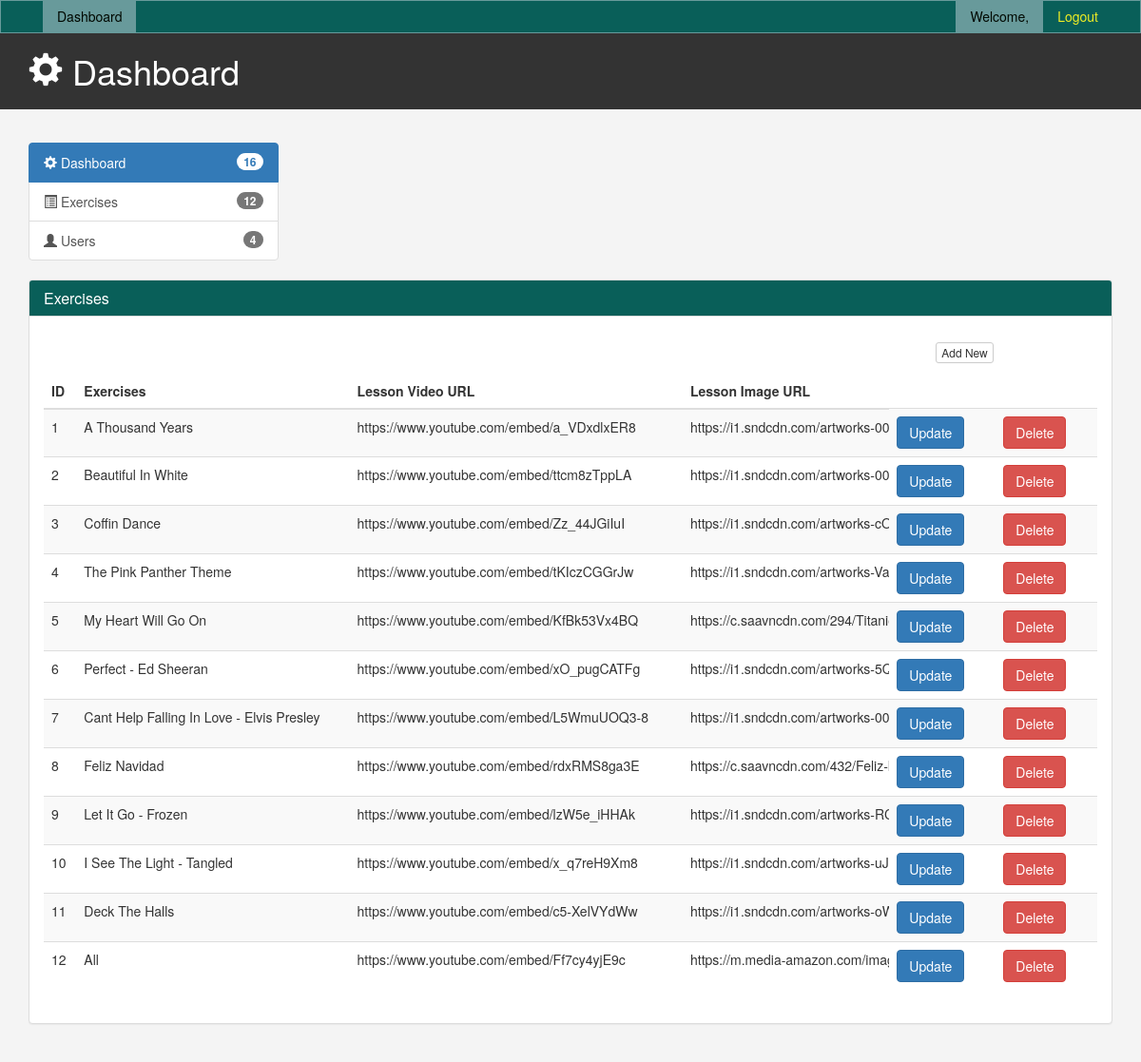
The page /cms/exercises.php on the database as committed earlier.
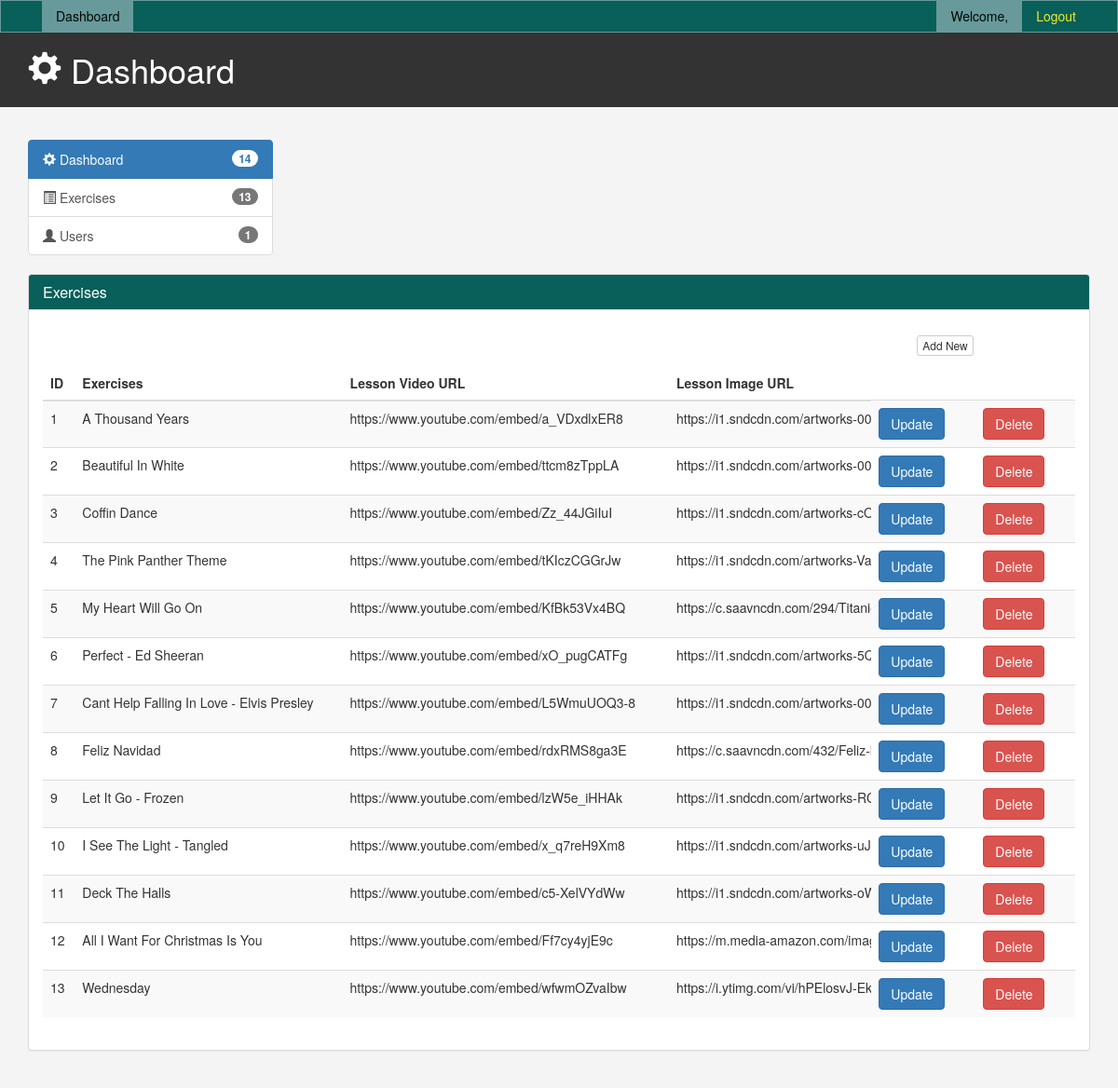
The same page on the database as committed later.
### tables this page shows
CREATE TABLE `lesson_db` (
  `lesson_id` int(100) NOT NULL,
  `lesson_name` varchar(200) NOT NULL,
  `lesson_url` varchar(200) NOT NULL,
  `lesson_img` varchar(200) NOT NULL
);

### cms/inc/count.php (called while the page is built)
<?php
    include '../config.php';
    $count_user = mysqli_query($conn,"SELECT id from `user_form` ORDER BY id");
    $num_user = mysqli_num_rows($count_user);
    $count_ex = mysqli_query($conn,"SELECT lesson_id from `lesson_db` ORDER BY lesson_id");
    $num_ex = mysqli_num_rows($count_ex);
?>

### cms/exercises.php (the view, shortened to what this page needs)
<?php
include '../config.php';
include('inc/header.php');
$sql = "SELECT * FROM lesson_db";
$all_song = $conn->query($sql);
?>
<link href="./css/cms.css" rel="stylesheet" type="text/css">
</head>
<body>
<?php
include "menus.php";
?>
<header id="header">
	<div class="container">
		<div class="row">
			<div class="col-md-10">
				<h1><span class="glyphicon glyphicon-cog" aria-hidden="true"></span> Dashboard</h1>
			</div>
			<br>
		</div>
	</div>
</header>
<br>
<section id="main">
	<div class="container">
		<div class="row">
			<?php include "left_menus.php"; ?>
			<div class="col-md-12">
				<div class="panel panel-default">
					<div class="panel-heading"style="background-color:  #095f59;">
						<h3 class="panel-title" style="color: white;">Exercises</h3>
					</div>
					<div class="panel-body">
						<div class="panel-heading">
							<div class="row">
								<div class="col-md-10">
								</div>
								<div class="col-md-2">
									<a href="add_ex.php" class="btn btn-default btn-xs">Add New</a>
								</div>
							</div>
						</div>
						<table class="table table-striped">
							<thead>
								<tr>
									<th>ID</th>
									<th>Exercises</th>
									<th>Lesson Video URL</th>
									<th>Lesson Image URL </th>
								</tr>
							</thead>
							<tbody>
								<?php
									while ($row = mysqli_fetch_assoc($all_song)){
								?>
									<?php
										echo "
											<tr>
												<td><div id='id'>".$row['lesson_id']."</div></td>
												<td><div id='username'>".$row['lesson_name']."</div></td>
												<td><div id='video'>".$row['lesson_url']."</div></td>
												<td style='max-width: 200px; overflow: hidden; text-overflow: ellipsis; white-space: nowrap;'><div id='img'>".$row['lesson_img']."</div></td>
												<td><button class='btn btn-primary'><a href='update_ex.php?update=".$row['lesson_id']."' style='color:white; text-decoration:none;'>Update</a></button><td>
												<td><button class='btn btn-danger'><a href='delete_ex.php?delete=".$row['lesson_id']."' style='color:white; text-decoration:none;'>Delete</a><td>
											</tr>
										";
									?>
								<?php
										}
								?>
							</tbody>
						</table>
					</div>
				</div>
			</div>
		</div>
	</div>
</section>
</body>
 <?php include('inc/footer.php');?>

### cms/left_menus.php
<?php
	include './inc/count.php';
?>
<div class="col-md-3">
	<div class="list-group">
		<a href="admin.php" class="list-group-item active main-color-bg"><span class="glyphicon glyphicon-cog" aria-hidden="true"></span>
		Dashboard <span class="badge"><?php echo $num_ex + $num_user; ?></span>
		</a>
		<a href="exercises.php" class="list-group-item"><span class="glyphicon glyphicon-list-alt" aria-hidden="true"></span> Exercises<span class="badge"><?php echo $num_ex?></span></a>
		<a href="users.php" class="list-group-item"><span class="glyphicon glyphicon-user" aria-hidden="true"></span> Users <span class="badge"><?php echo $num_user?></span></a>
	</div>
</div>

Rows that differ between the two databases and show on the page:
changed lesson_db "https://www.youtube.com/embed/Ff7cy4yjE9c": lesson_name "All" → "All I Want For Christmas Is You"
added lesson_db: lesson_id "13", lesson_name "Wednesday", lesson_url "https://www.youtube.com/embed/wfwmOZvaIbw", lesson_img "https://i.ytimg.com/vi/hPElosv…"
Other text that changed with them:
$num_ex + $num_user: "16" → "14"
$num_ex: "12" → "13"
$num_user: "4" → "1"
